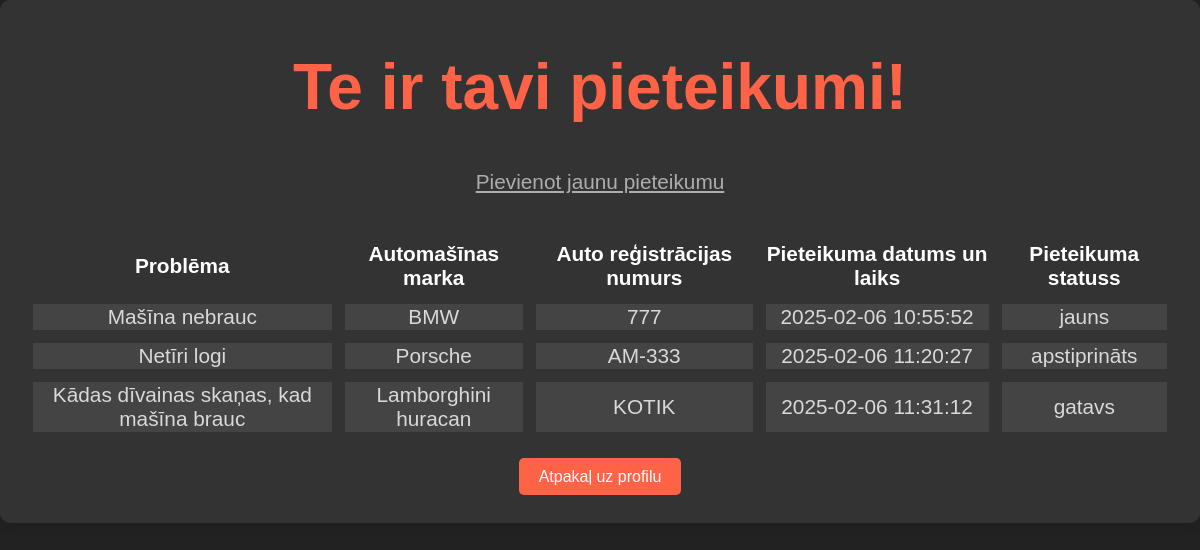
Screenshot of /appointments (signed in) with the database file from the repository.
### tables this page shows
CREATE TABLE appointments (
        id INTEGER PRIMARY KEY,
        client_id INTEGER,
        issue TEXT NOT NULL,
        car_model TEXT NOT NULL,
        reg_number TEXT NOT NULL,
        request_date TEXT NOT NULL,
        status TEXT NOT NULL,
        FOREIGN KEY (client_id) REFERENCES clients(id));

### main.py (the view)
@app.route('/appointments')
def appointments():
    if 'username' not in session:
        return redirect(url_for('login'))
    conn = database_connection()
    user = conn.execute('SELECT * FROM users WHERE username = ?', (session['username'],)).fetchone()
    app_list = conn.execute('SELECT * FROM appointments WHERE client_id = ?' if user['role'] == 'klients' else 'SELECT * FROM appointments ORDER BY request_date ASC',
                            (user['id'],) if user['role'] == 'klients' else ()).fetchall()
    conn.close()
    return render_template('appointments.html', appointments=app_list)

### main.py (called while the page is built)
def database_connection():
    conn = sqlite3.connect('autoserviss.db')
    conn.row_factory = sqlite3.Row # ļauj piekļūt kolonnām pēc nosaukuma, nevis pēc kārtas numura
    return conn

### templates/appointments.html (shortened to what this page needs)
<!DOCTYPE html>
<html lang="lv">
  <head>
    <link
      rel="stylesheet"
      href="{{ url_for('static', filename='styles.css') }}"
    />
  </head>
  <body>
    <div class="container">
      <h1>Te ir tavi pieteikumi!</h1>
      {% if session['role'] == 'klients' %}
      <p>
        <a href="{{ url_for('submit_appointment') }}"
          >Pievienot jaunu pieteikumu</a
        >
      </p>
      {% endif %}
      <table>
        <thead>
          <tr>
            <th>Problēma</th>
            <th>Automašīnas marka</th>
            <th>Auto reģistrācijas numurs</th>
            <th>Pieteikuma datums un laiks</th>
            <th>Pieteikuma statuss</th>
          </tr>
        </thead>
        <tbody>
          {% for app in appointments %}
          <tr>
            <td>{{ app.issue }}</td>
            <td>{{ app.car_model }}</td>
            <td>{{ app.reg_number }}</td>
            <td>{{ app.request_date }}</td>
            <td>{{ app.status }}</td>
          </tr>
          {% endfor %}
        </tbody>
      </table>
      <p><a href="{{ url_for('profile') }}" class="button">Atpakaļ uz profilu</a></p>
    </div>
  </body>
</html>

### static/styles.css (style rules this page uses)
body { font-family: Arial, sans-serif; background-color: #222; color: #fff; margin: 0; padding: 0; }
.container { text-align: center; padding: 20px; background-color: #333; color: white; border-radius: 10px; box-shadow: 0 4px 8px rgba(0, 0, 0, 0.1); }
h1 { font-size: 4rem; color: #ff6347; text-align: center; margin-top: 30px; }
p { font-size: 1.5rem; margin: 15px 0; }
a { color: rgba(232, 230, 230, 0.683); text-decoration: underline; font-size: 1.3rem; }
.button { background-color: #ff6347; color: #fff; padding: 10px 20px; border: none; border-radius: 5px; cursor: pointer; font-size: 1rem; text-decoration: none; }
table { display: table; border-spacing: 13px; width: 100%; font-size: 1.3rem; margin-top: 33px; }
td { background-color: #444; color: rgba(255, 255, 255, 0.795); }

### rows the page displays
appointments: issue "Mašīna nebrauc", car_model "BMW", reg_number "777", request_date "2025-02-06 10:55:52", status "jauns"
appointments: issue "Netīri logi", car_model "Porsche", reg_number "AM-333", request_date "2025-02-06 11:20:27", status "apstiprināts"
appointments: issue "Kādas dīvainas skaņas, kad mašīna brauc", car_model "Lamborghini huracan", reg_number "KOTIK", request_date "2025-02-06 11:31:12", status "gatavs"
